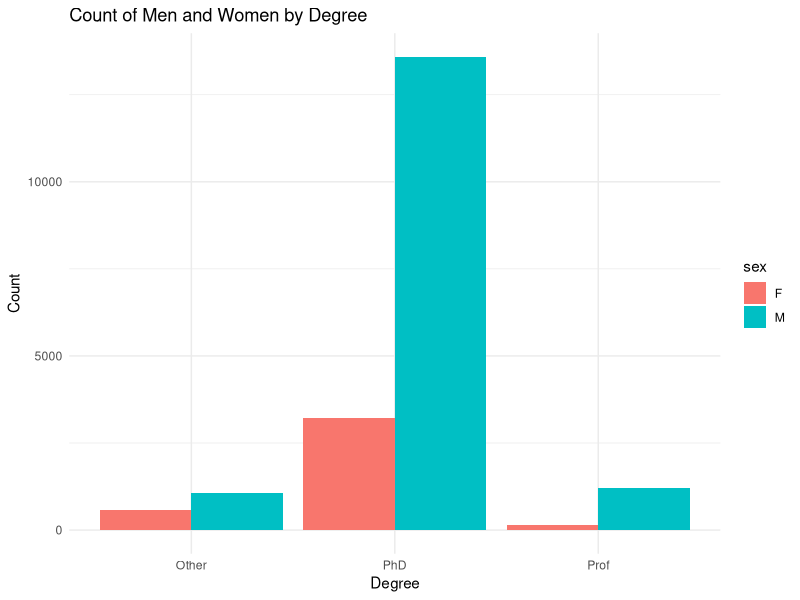
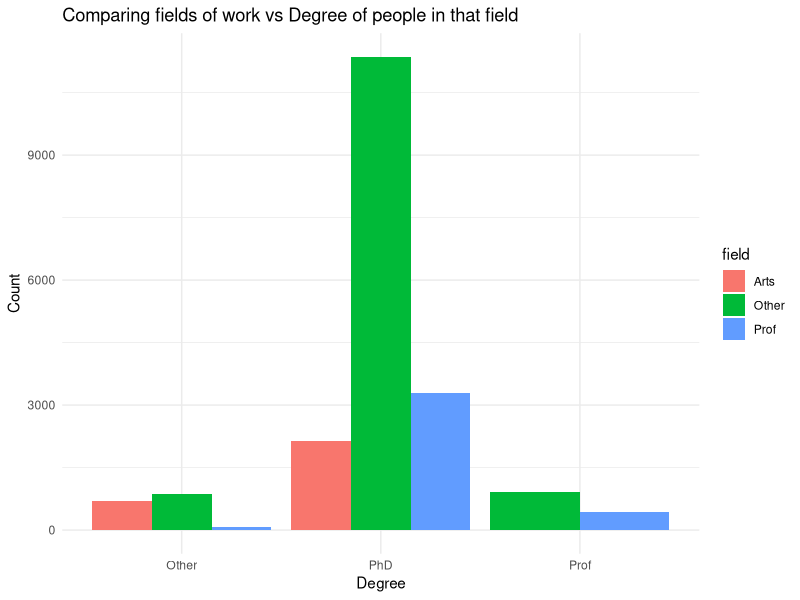
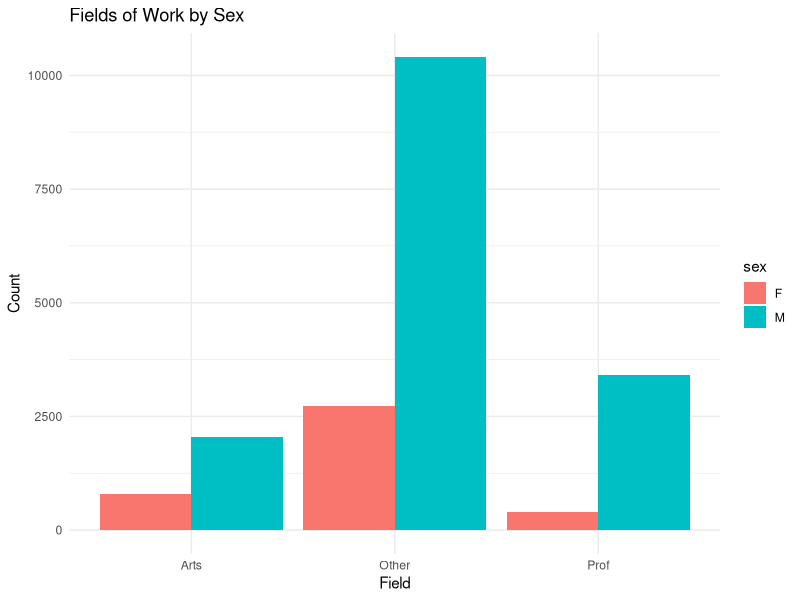
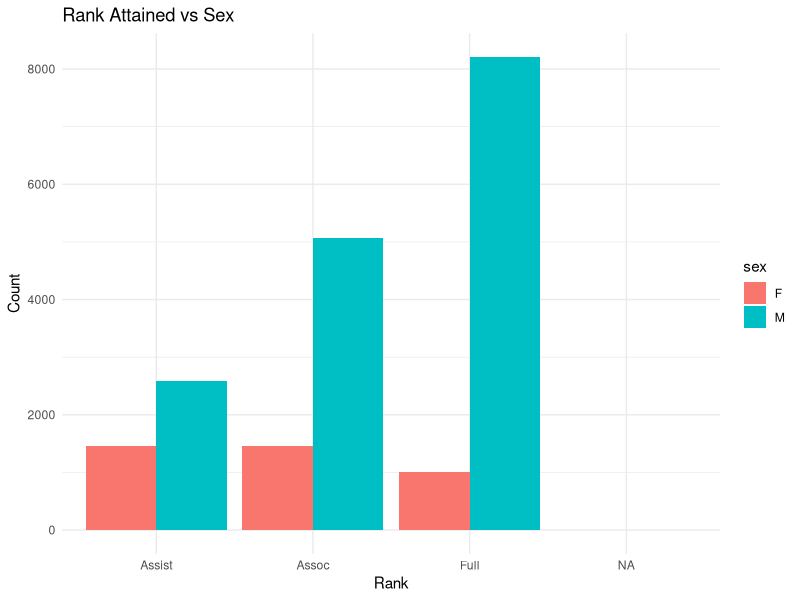
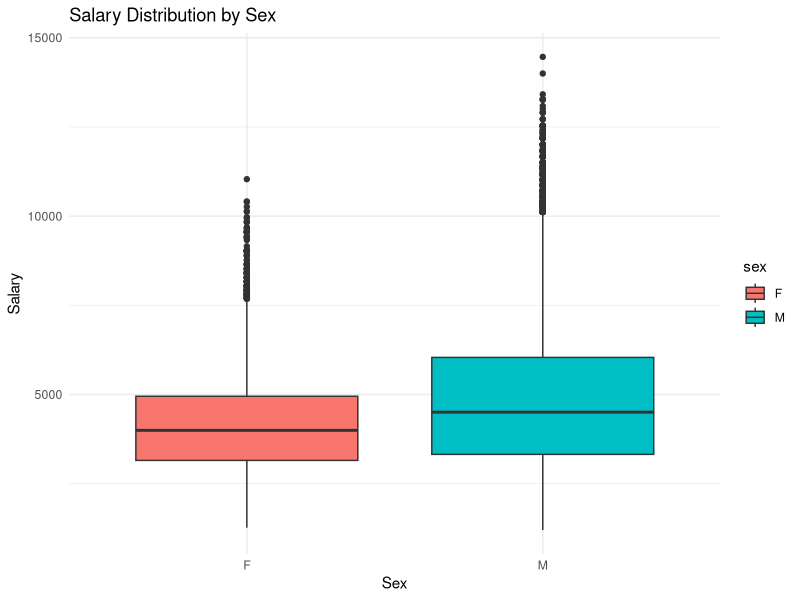
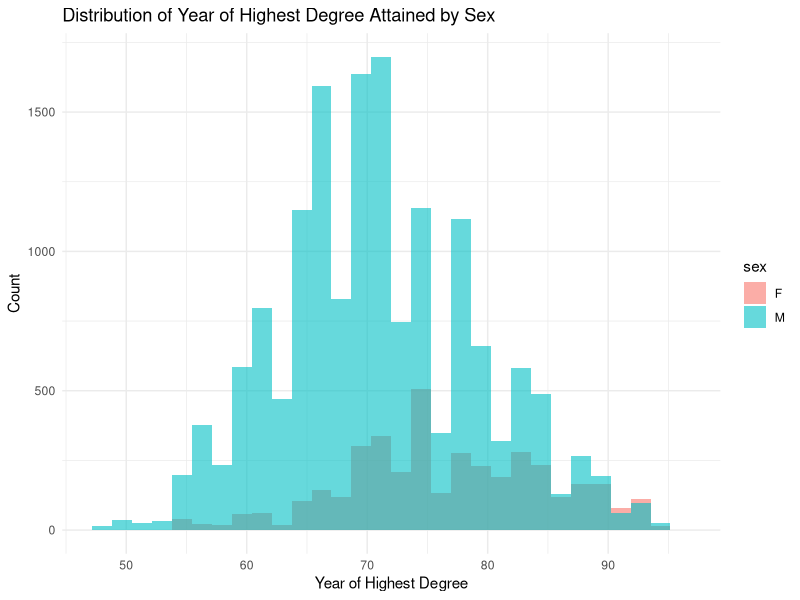
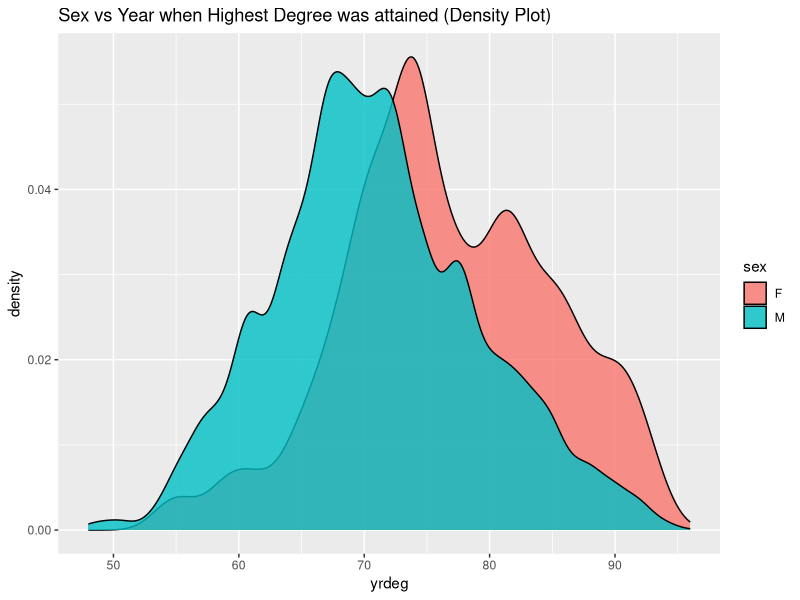
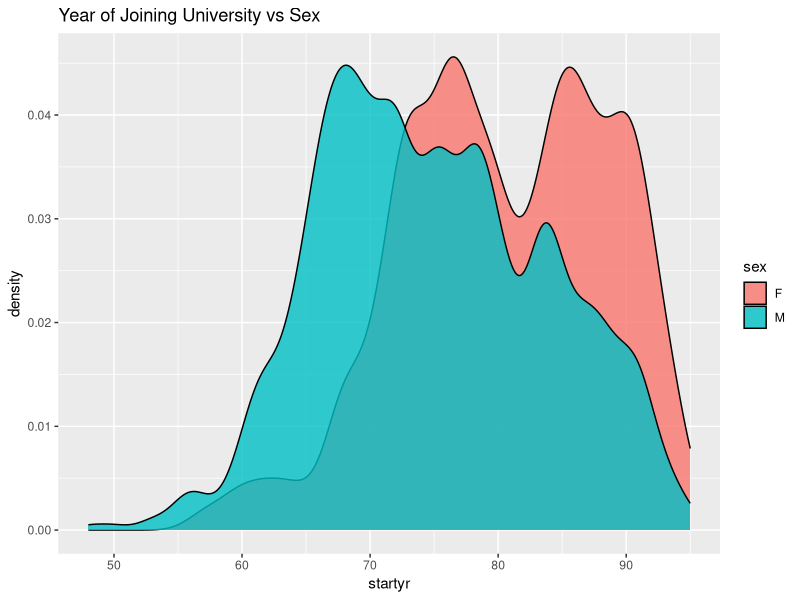

The R source for these figures, in order:
# Generate suitable descriptive statistics of the 
# 1. Distribution of academic field, 
# - Shown by generating a bar chart of sex vs academic field (Shows absolute number)
# - Pie chart shows percentage of men / women who choose a particular field

# 2. Year in which they attained their highest degree, 
# - Histogram shows this for absolute values
# - Density plot shows this for genders (as a percentage of that gender)

# 3. Year they were hired at the university, 
# - Time series chart shows how many men / women were hired at Uni each year (absolute values)
# - Density plot shows the total percentage of women and men hired in a given year

# 4. Academic rank in 1995 
# - Bar chart showing the total counts
# - Percentage of total women and total men in 1995 who hold a particular rank

# 5. monthly salary in 1995 by sex.
# - Boxplot showing the mean and the variance of the salaries by sex
# Time series chart showing how salary of men and women have changed over time

# Write a paragraph commenting on any differences you observe between men and women faculty in these measurements. 


# Load necessary libraries
library(dplyr)    # for data manipulation
library(ggplot2)  # for plotting

# Read in the dataset
salary_data <- read.table(file = "salary.txt", header = TRUE)

# Step 1: Arrange the data by 'id' and 'year'
# This ensures that for each individual (id), the records are in chronological order.
salary_data <- salary_data %>%
  arrange(id, year)

# Step 2: Group by 'id' and calculate the salary increment
# The 'mutate' function creates a new column 'salary_increment'
# which computes the difference between the current salary and the previous year's salary within each id group.
salary_data <- salary_data %>%
  group_by(id) %>%
  mutate(salary_increment = salary - lag(salary)) %>%
  ungroup()  # It's a good practice to ungroup after performing grouped operations

write.table(salary_data, file = "updated_salary.txt", sep = "\t", row.names = FALSE, quote = FALSE)

# ---- The rest of your plotting code remains unchanged ----

print("=============================================================")
degree_counts_by_gender <- table(salary_data$sex, salary_data$deg)
print("Highest degree attained vs Sex")
print(degree_counts_by_gender)
print("=============================================================")
fields_of_work_and_gender <- table(salary_data$sex, salary_data$field)
print("Fields of Work vs Sex")
print(fields_of_work_and_gender)
print("=============================================================")
rank_and_gender <- table(salary_data$sex, salary_data$rank)
print("Rank attained vs Sex")
print(rank_and_gender)
print("=============================================================")
summary_of_year_of_highest_degree_by_sex <- aggregate(yrdeg ~ sex, data = salary_data, FUN = summary)
print("Summary of 'Year in Which highest degree was attained' vs Sex")
print(summary_of_year_of_highest_degree_by_sex)
print("=============================================================")
summary_of_year_of_hire_by_sex <- aggregate(yrdeg ~ sex, data = salary_data, FUN = summary)
print("Summary of Year of hire vs Sex")
print(summary_of_year_of_hire_by_sex)
print("=============================================================")
summary_of_salary_by_sex <- aggregate(yrdeg ~ sex, data = salary_data, FUN = summary)
print("Summary of Salary vs Sex")
print(summary_of_salary_by_sex)
print("=============================================================")

# Answering Part 1 --> Giving distribution of academic field by sex
# Also trying to see the degree attainments of people in different fields

p1 <- ggplot(salary_data, aes(x = deg, fill = sex)) +
  geom_bar(position = "dodge") +
  labs(title = "Count of Men and Women by Degree", 
       x = "Degree", 
       y = "Count") +
  theme_minimal()
print(p1)

p6 <- ggplot(salary_data, aes(x = deg, fill = field)) +
  geom_bar(position = "dodge") +
  labs(title = "Comparing fields of work vs Degree of people in that field", 
       x = "Degree", 
       y = "Count") +
  theme_minimal()
print(p6)

p2 <- ggplot(salary_data, aes(x = field, fill = sex)) +
  geom_bar(position = "dodge") +
  labs(title = "Fields of Work by Sex", 
       x = "Field", 
       y = "Count") +
  theme_minimal()
print(p2)

p3 <- ggplot(salary_data, aes(x = rank, fill = sex)) +
  geom_bar(position = "dodge") +
  labs(title = "Rank Attained vs Sex", 
       x = "Rank", 
       y = "Count") +
  theme_minimal()
print(p3)

p4 <- ggplot(salary_data, aes(x = sex, y = salary, fill = sex)) +
  geom_boxplot() +
  labs(title = "Salary Distribution by Sex", 
       x = "Sex", 
       y = "Salary") +
  theme_minimal()
print(p4)

p5 <- ggplot(salary_data, aes(x = yrdeg, fill = sex)) +
  geom_histogram(alpha = 0.6, position = "identity", bins = 30) +
  labs(title = "Distribution of Year of Highest Degree Attained by Sex", 
       x = "Year of Highest Degree", 
       y = "Count") +
  theme_minimal()
print(p5)

p7 <- ggplot(salary_data, aes(yrdeg))
plot_of_sex_vs_yrdeg <- p7 + geom_density(aes(fill = factor(sex)), alpha = 0.8) + 
  labs(title = "Sex vs Year when Highest Degree was attained (Density Plot)", 
       x = "yrdeg",
       fill = "sex")
print(plot_of_sex_vs_yrdeg)

p8 <- ggplot(salary_data, aes(startyr))
plot_of_sex_vs_joiningyear <- p8 + geom_density(aes(fill = factor(sex)), alpha = 0.8) + 
  labs(title = "Year of Joining University vs Sex", 
       x = "startyr",
       fill = "sex")
print(plot_of_sex_vs_joiningyear)
